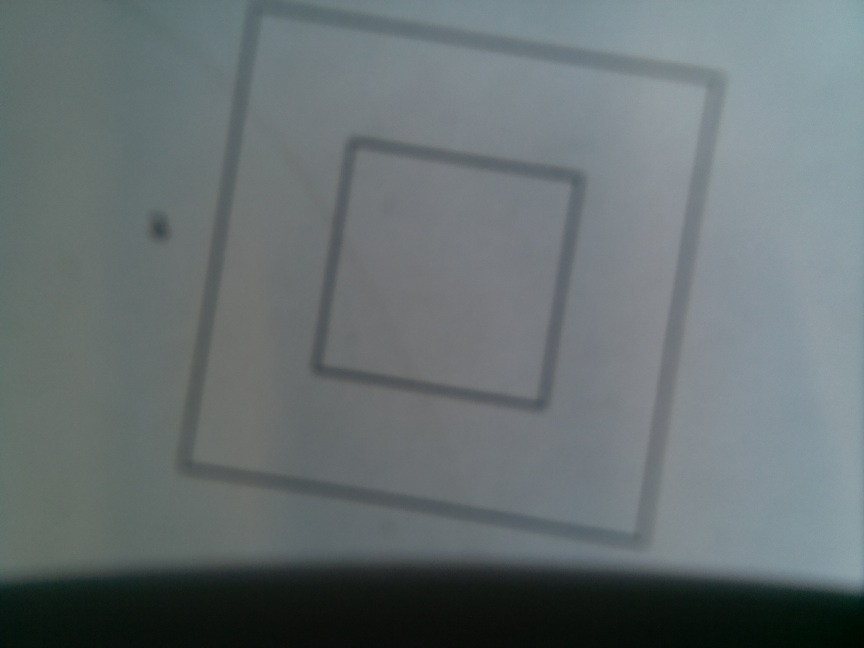
#> input picture calibrate/testdata/color.jpg, 2592 x 1944 px (shown at 1/3 size)
$ python -i distance.py   (imports and definitions only)
#> lines starting #> are read from the running program, lines starting #| are printed output that depends on the picture; after the words box and inside, x2 and y2 are one past the last pixel; in counts of white or black regions, pixels touching at a corner belong together
import cv2
import numpy as np
from compute.settings import BASE_DIR

_DEBUG = True

imagefile = BASE_DIR / 'calibrate/camera/testimages/distance/picture5.jpeg'

def calc_dist(imagefile):
#> called with imagefile = '../testdata/color.jpg'
    img = cv2.imread(str(imagefile))
#> img is the input picture: shape (1944, 2592, 3); mean B, G, R 113.5, 111.7, 102.6
    gray_img = cv2.cvtColor(img, cv2.COLOR_BGR2GRAY)
    edged = cv2.Canny(img, 170,490)
#> edged: shape (1944, 2592); every value is 0
    thresh_img = cv2.threshold(gray_img, 0, 255, cv2.THRESH_BINARY + cv2.THRESH_OTSU)[1]
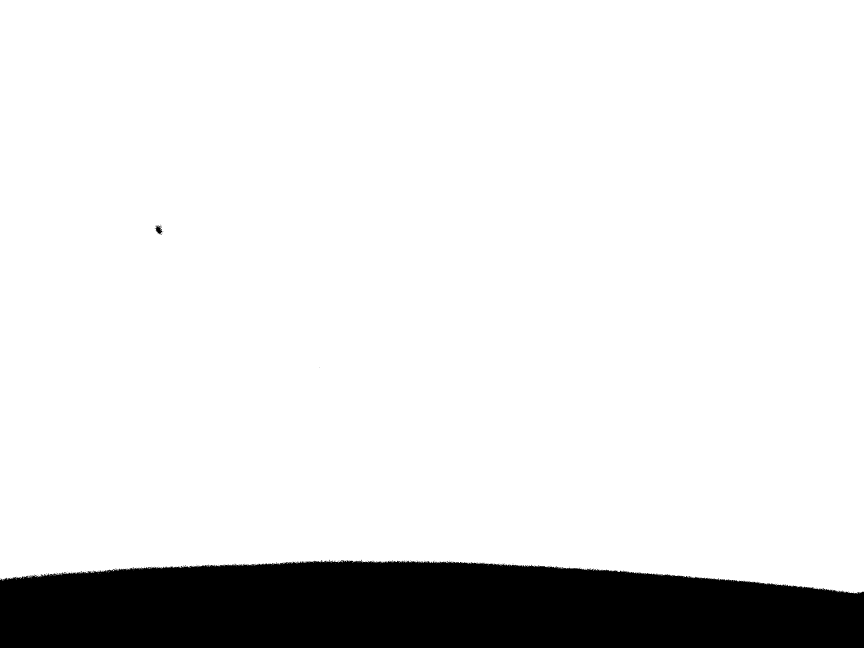
#> thresh_img: shape (1944, 2592) (shown at 1/3 size); 88.1% white; 116 black regions (114 under 20 px), largest, box (x1, y1, x2, y2) and area: (0, 1679, 2592, 1944) 599384, (466, 676, 487, 703) 304
    th2 = cv2.adaptiveThreshold(gray_img,255,cv2.ADAPTIVE_THRESH_MEAN_C, cv2.THRESH_BINARY,11,2)
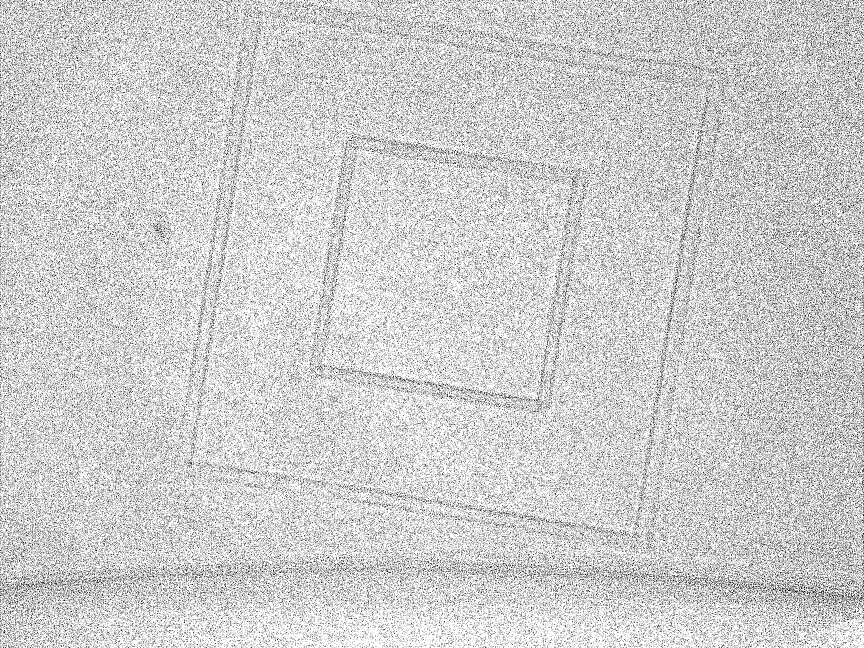
#> th2: shape (1944, 2592) (shown at 1/3 size); 81.1% white; black in thin lines or dots
    th3 = cv2.adaptiveThreshold(gray_img,255,cv2.ADAPTIVE_THRESH_GAUSSIAN_C, cv2.THRESH_BINARY,11,2)
#> th3: shape (1944, 2592); 82.6% white; black in thin lines or dots

    if _DEBUG:
        cv2.imshow('color', img)
        cv2.imshow('grey', gray_img)
        cv2.imshow('thres', thresh_img)
        cv2.imshow('edg', edged)
        cv2.imshow('th2', th2)
        cv2.imshow('th3', th3)

    cnts = cv2.findContours(thresh_img, cv2.RETR_EXTERNAL, cv2.CHAIN_APPROX_SIMPLE)
#> cnts = 127 contours, 126 with area under 20; largest, box (x1, y1, x2, y2) and area: (0, 0, 2592, 1781) 4434476
    cnts = cnts[0] if len(cnts) == 2 else cnts[1]
    for cnt in cnts:
        approx = cv2.contourArea(cnt)
        print(approx)
#> this loop made 127 passes
#> (cnt, approx) on passes 1 to 12: ([[2569, 1781]], 0), ([[2408, 1766]], 0), ([[2351, 1759]], 0), ([[2293, 1753]], 0), ([[2261, 1747], [2261, 1748]], 0), ([[2242, 1746]], 0), ([[2195, 1743]], 0), ([[2185, 1742]], 0), ([[8, 1739], [8, 1741], [9, 1741], [9, 1739]], 2), ([[2134, 1738]], 0), ([[2105, 1738]], 0), ([[25, 1738]], 0)
#> approx on passes 18, 29, 32, 47, 56: 2, 2, 1.5, 1, 4.5
#| 0.0
#| 0.0
#| 0.0
#| 0.0
#| 0.0
#| 0.0
#| 0.0
#| 0.0
#> (further printed lines are left out)
    if _DEBUG:
        print("HER")
        cv2.imshow('image', img)
    cv2.imshow('Binary',thresh_img)
    cv2.waitKey()
    return 7

>>> result = calc_dist('../testdata/color.jpg')

$ run again, on calibrate/testdata/flash01.jpg
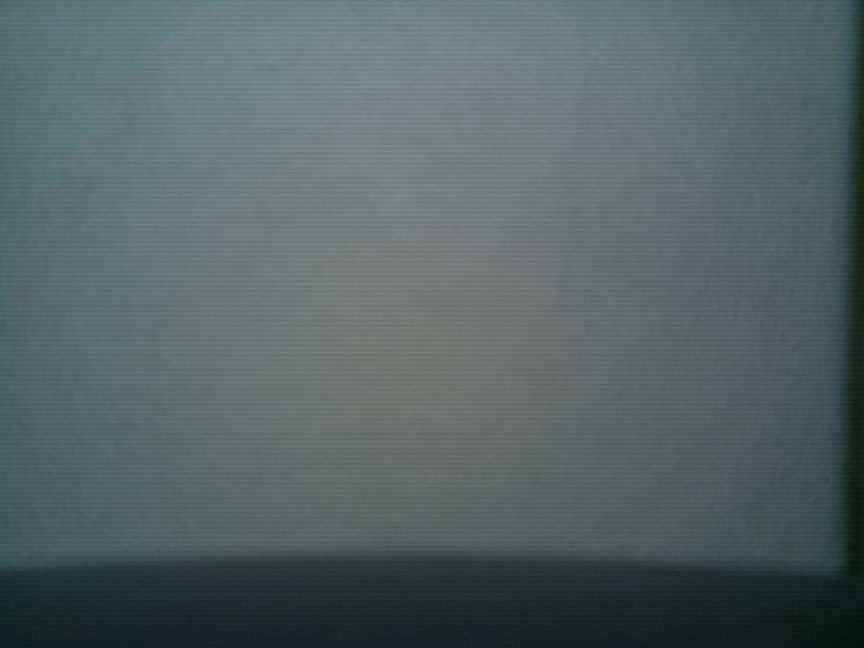
#> input picture calibrate/testdata/flash01.jpg, 2592 x 1944 px (shown at 1/3 size)
#> in calc_dist, img is the input picture: shape (1944, 2592, 3); mean B, G, R 101, 100, 86.8
#> edged: shape (1944, 2592); every value is 0
#> in calc_dist, `thresh_img = cv2.threshold(gray_img, 0, 255, cv2.THRESH_BINARY + cv2.T..`:
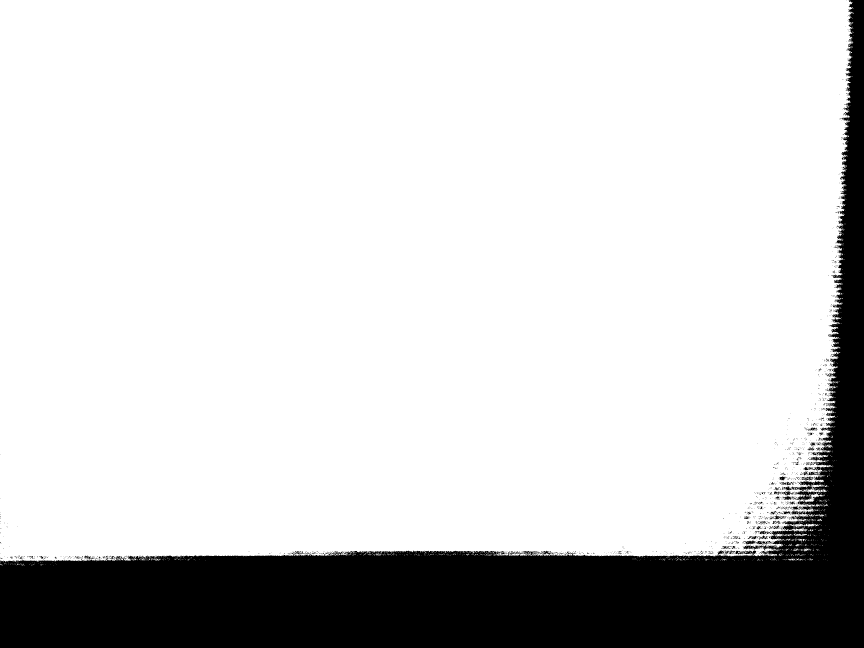
#> thresh_img: shape (1944, 2592) (shown at 1/3 size); 82.5% white; 1455 black regions (1380 under 20 px), largest, box (x1, y1, x2, y2) and area: (0, 0, 2592, 1944) 870793, (2237, 1621, 2286, 1635) 318, (2410, 1413, 2454, 1426) 258
#> th2: shape (1944, 2592); 66.2% white; black in thin lines or dots
#> in calc_dist, `th3 = cv2.adaptiveThreshold(gray_img,255,cv2.ADAPTIVE_THRESH_GAUSSIAN_..`:
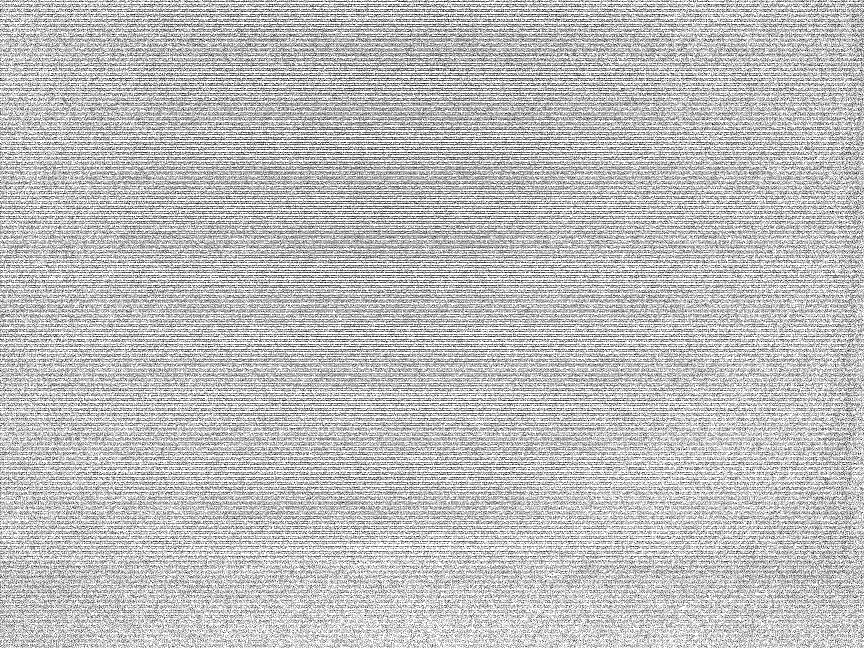
#> th3: shape (1944, 2592) (shown at 1/3 size); 75.9% white; black in thin lines or dots
#> cnts = 1093 contours, 1080 with area under 20; largest, box (x1, y1, x2, y2) and area: (0, 0, 2560, 1687) 4157225, (2370, 1570, 2455, 1583) 318, (2325, 1600, 2364, 1611) 121, (2381, 1601, 2421, 1609) 95, (2411, 1645, 2426, 1653) 51
#> the loop in calc_dist, `for cnt in cnts:` made 1093 passes
#> (cnt, approx) on passes 1 to 3: ([[93, 1696]], 0), ([[160, 1695]], 0), ([[72, 1695], [73, 1695]], 0)
#> (printed output is left out)
